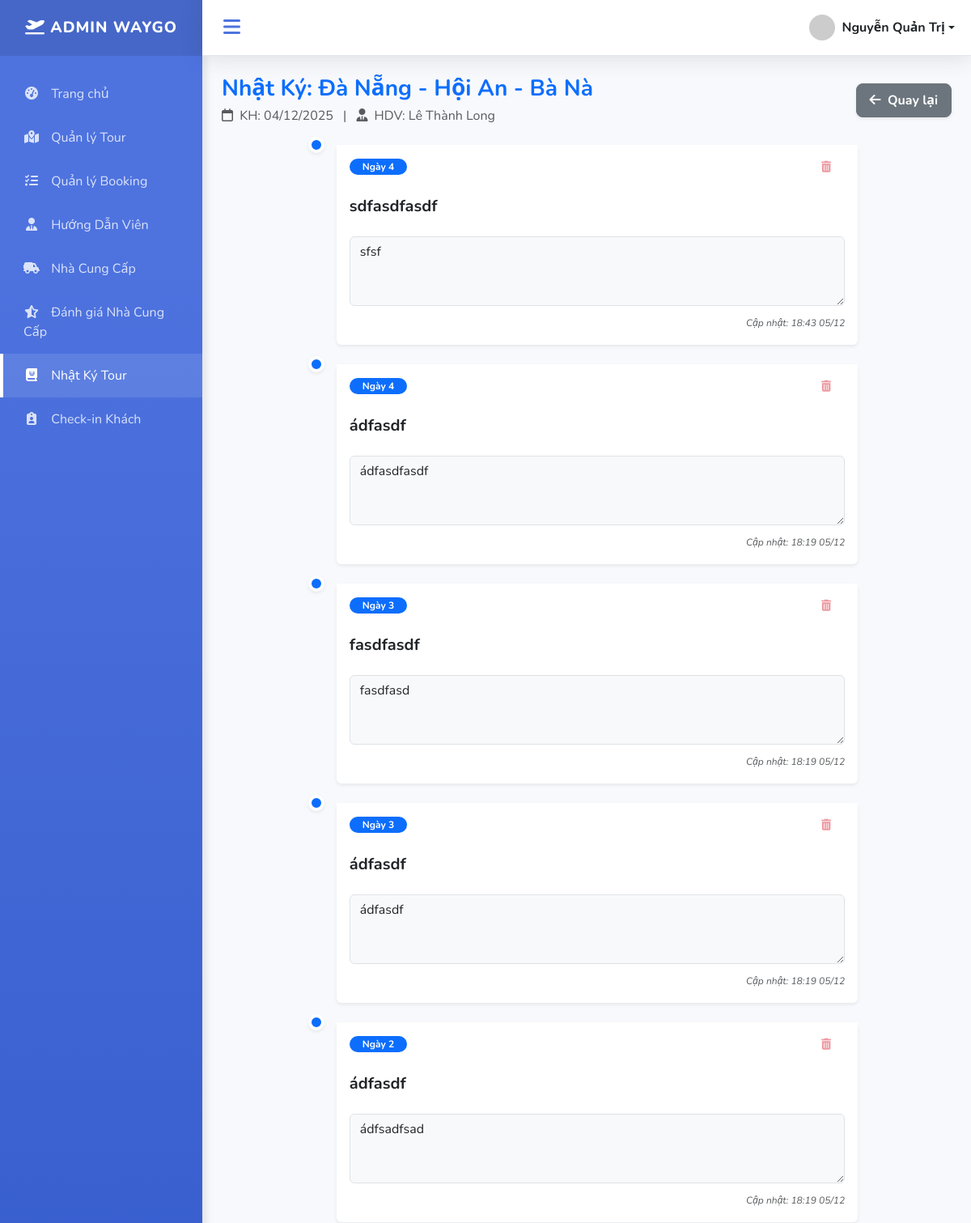
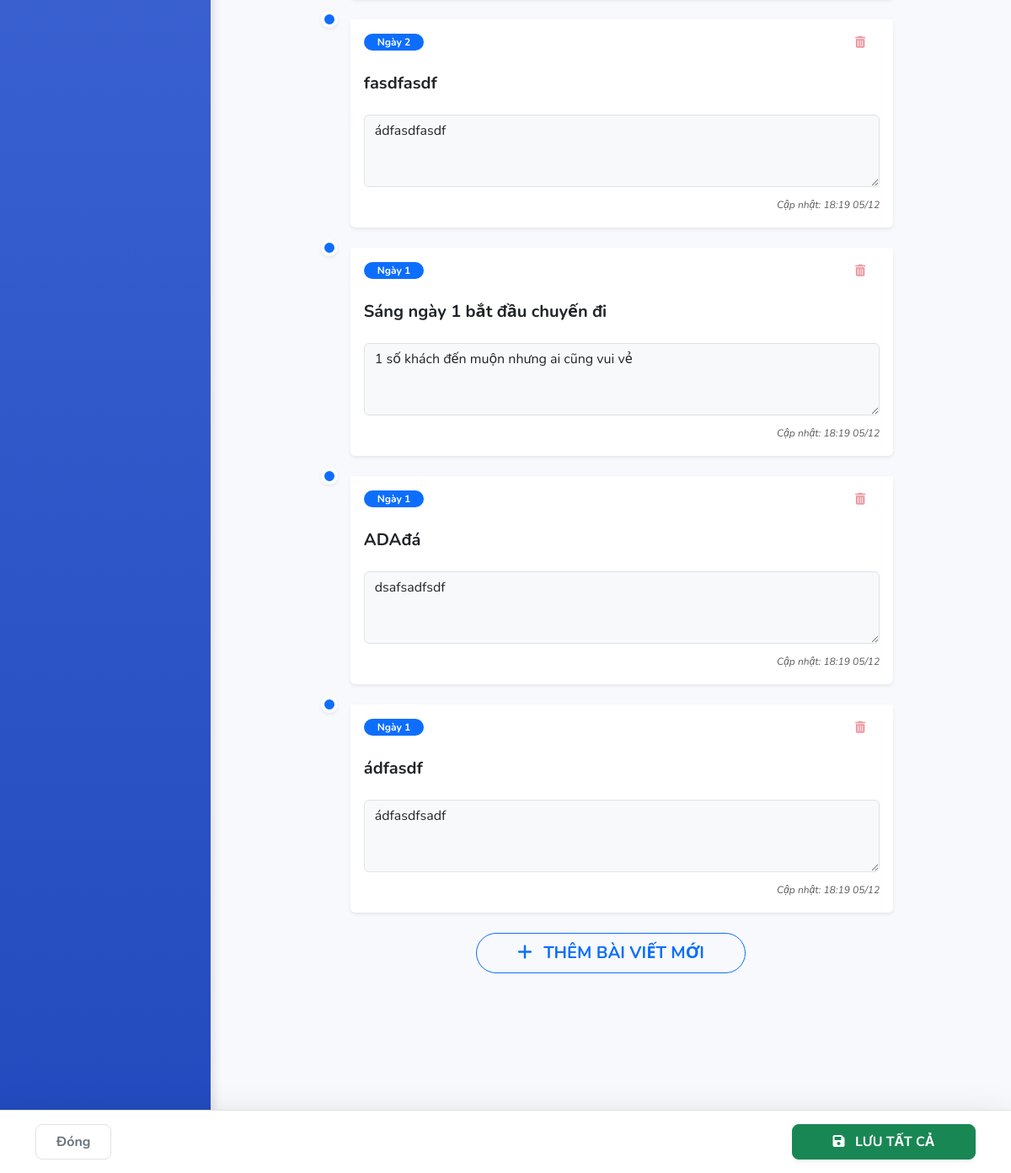
The page /index.php?action=diary_manage&booking_id=14 (signed in) on the database its author committed (2 pictures, top to bottom).
### tables this page shows
CREATE TABLE `bookings` (
  `id` int NOT NULL,
  `tour_id` int NOT NULL,
  `hdv_id` int DEFAULT NULL,
  `customer_name` varchar(255) DEFAULT NULL,
  `customer_phone` varchar(20) DEFAULT NULL,
  `phuong_tien` varchar(100) DEFAULT NULL,
  `ngay_khoi_hanh` date DEFAULT NULL,
  `so_luong` int DEFAULT NULL,
  `tong_tien` decimal(12,2) DEFAULT NULL,
  `status` enum('Chờ xử lý','Đã cọc','Hoàn tất','Hủy') DEFAULT 'Chờ xử lý',
  `created_at` timestamp NULL DEFAULT CURRENT_TIMESTAMP,
  `created_by` int DEFAULT NULL,
  `approved_by` int DEFAULT NULL,
  `approved_at` datetime DEFAULT NULL,
  `hotel_supplier_id` int DEFAULT NULL,
  `restaurant_supplier_id` int DEFAULT NULL,
  `chi_phi_phat_sinh` decimal(12,2) DEFAULT '0.00',
  `ly_do_phat_sinh` text,
  `tien_da_coc` decimal(12,2) DEFAULT '0.00'
);

CREATE TABLE `tours` (
  `id` int NOT NULL,
  `ten_tour` varchar(255) NOT NULL,
  `loai_tour` enum('Trong nước','Quốc tế','Theo yêu cầu') NOT NULL,
  `dia_diem` varchar(255) NOT NULL,
  `thoi_gian` varchar(100) DEFAULT NULL,
  `gia_tour` decimal(12,2) DEFAULT NULL,
  `mo_ta` text,
  `ngay_khoi_hanh` date DEFAULT NULL,
  `phuong_tien` varchar(100) DEFAULT NULL,
  `so_nguoi_toi_da` int DEFAULT NULL,
  `status` enum('Hoạt động','Đang tạm dừng','Hủy') DEFAULT 'Hoạt động'
);

CREATE TABLE `huong_dan_viens` (
  `id` int NOT NULL,
  `ho_ten` varchar(255) NOT NULL,
  `avatar` varchar(255) DEFAULT NULL,
  `ngay_sinh` date DEFAULT NULL,
  `so_dien_thoai` varchar(20) DEFAULT NULL,
  `email` varchar(100) DEFAULT NULL,
  `chung_chi` varchar(255) DEFAULT NULL,
  `ngon_ngu` varchar(100) DEFAULT NULL,
  `kinh_nghiem_nam` int DEFAULT NULL,
  `loai_hdv` enum('Nội địa','Quốc tế') DEFAULT NULL,
  `suc_khoe` varchar(50) DEFAULT NULL,
  `danh_gia` varchar(255) DEFAULT NULL
);

CREATE TABLE `tour_diaries` (
  `id` int NOT NULL,
  `booking_id` int NOT NULL,
  `ngay_thu` int NOT NULL COMMENT 'Ngày thứ mấy trong tour',
  `tieu_de` varchar(255) NOT NULL COMMENT 'Tiêu đề nhật ký',
  `noi_dung` text NOT NULL COMMENT 'Nội dung chi tiết',
  `created_at` timestamp NULL DEFAULT CURRENT_TIMESTAMP,
  `updated_at` timestamp NULL DEFAULT CURRENT_TIMESTAMP ON UPDATE CURRENT_TIMESTAMP
);

### controllers/TourDiaryController.php (called while the page is built, shortened)
<?php
class TourDiaryController {
    private $model;
    public function __construct() {
        $this->model = new TourDiaryModel();
    }
    public function manageDiary() {
        $booking_id = $_REQUEST['booking_id'] ?? 0;
        $data = $this->model->getBookingWithDiaries($booking_id);
        include PATH_VIEW . 'admin/tour_diaries/form.php';
    }
}

### index.php (called while the page is built, shortened)
<?php
spl_autoload_register(function ($class) {
    $fileName = "$class.php";
    $fileModel              = PATH_MODEL . $fileName;
});
require_once './routes/index.php';

### models/BaseModel.php (called while the page is built, shortened)
<?php
class BaseModel
{
    public function __construct()
    {
        $dsn = sprintf('mysql:host=%s;port=%s;dbname=%s;charset=utf8', DB_HOST, DB_PORT, DB_NAME);
        try {
            $this->pdo = new PDO($dsn, DB_USERNAME, DB_PASSWORD, DB_OPTIONS);
        } catch (PDOException $e) {
            die("Kết nối cơ sở dữ liệu thất bại: {$e->getMessage()}. Vui lòng thử lại sau.");
        }
    }
}

### models/TourDiaryModel.php (called while the page is built, shortened)
<?php
require_once "BaseModel.php";
class TourDiaryModel extends BaseModel {
    public function getBookingWithDiaries($booking_id) {
        $sqlTour = "SELECT b.*, t.ten_tour, t.thoi_gian, h.ho_ten as hdv_name
                    FROM bookings b
                    JOIN tours t ON b.tour_id = t.id
                    LEFT JOIN huong_dan_viens h ON b.hdv_id = h.id
                    WHERE b.id = ?";
        $stmt = $this->pdo->prepare($sqlTour);
        $stmt->execute([$booking_id]);
        $booking = $stmt->fetch(PDO::FETCH_ASSOC);
        if ($booking) {
            $sqlDiaries = "SELECT * FROM tour_diaries WHERE booking_id = ? ORDER BY ngay_thu DESC, created_at DESC";
            $stmtD = $this->pdo->prepare($sqlDiaries);
            $stmtD->execute([$booking_id]);
            $booking['diaries'] = $stmtD->fetchAll(PDO::FETCH_ASSOC);
            $stmtCount = $this->pdo->prepare("SELECT COUNT(*) FROM tour_schedule_days WHERE tour_id = ?");
            $stmtCount->execute([$booking['tour_id']]);
            $booking['max_days'] = $stmtCount->fetchColumn();
        }
        return $booking;
    }
}

### views/admin/tour_diaries/form.php (the view, shortened to what this page needs)
<?php include PATH_VIEW . 'layouts/header.php';
?>
<div class="d-flex justify-content-between align-items-center mb-4">
    <div>
        <h3 class="fw-bold text-primary mb-1">Nhật Ký: <?= htmlspecialchars($data['ten_tour']) ?></h3>
        <p class="text-muted mb-0">
            <i class="fa-regular fa-calendar me-1"></i> KH: <?= date('d/m/Y', strtotime($data['ngay_khoi_hanh'])) ?>
            <span class="mx-2">|</span>
            <i class="fa-solid fa-user-tie me-1"></i> HDV: <?= $data['hdv_name'] ?: 'Chưa có' ?>
        </p>
    </div>
    <a href="index.php?action=diary_list" class="btn btn-secondary shadow-sm fw-bold"><i class="fa-solid fa-arrow-left me-1"></i> Quay lại</a>
</div>
<form method="POST" id="diaryForm" class="pb-5">
    <div class="row justify-content-center">
        <div class="col-lg-9">
            <div id="diary-container" class="position-relative ps-4 border-start border-2 border-light">
                <?php if(!empty($data['diaries'])): ?>
                    <?php foreach($data['diaries'] as $d): ?>
                        <div class="card mb-4 diary-item shadow-sm border-0 position-relative" data-id="<?= $d['id'] ?>">
                            <div class="position-absolute top-0 start-0 translate-middle rounded-circle bg-primary border border-4 border-white shadow-sm" style="width: 20px; height: 20px; left: -25px !important;"></div>
                            <div class="card-header bg-white py-2 d-flex justify-content-between align-items-center border-bottom-0">
                                <span class="badge bg-primary rounded-pill px-3">Ngày <?= $d['ngay_thu'] ?></span>
                                <button type="button" class="btn btn-sm text-danger opacity-50 hover-opacity-100" onclick="deleteDiary(this, <?= $d['id'] ?>)" title="Xóa bài này"><i class="fa-solid fa-trash-can"></i></button>
                            </div>
                            <div class="card-body pt-0">
                                <div class="row g-2">
                                    <div class="col-12 mb-2">
                                        <input type="text" name="diaries[<?= $d['id'] ?>][tieu_de]" class="form-control fw-bold border-0 px-0 fs-5 text-dark" value="<?= htmlspecialchars($d['tieu_de']) ?>" placeholder="Tiêu đề..." style="box-shadow: none;">
                                    </div>
                                    <div class="col-12">
                                        <textarea name="diaries[<?= $d['id'] ?>][noi_dung]" class="form-control bg-light" rows="3" placeholder="Nội dung..."><?= htmlspecialchars($d['noi_dung']) ?></textarea>
                                    </div>
                                </div>
                                <div class="text-end mt-2">
                                    <small class="text-muted fst-italic" style="font-size: 0.75rem;">Cập nhật: <?= date('H:i d/m', strtotime($d['created_at'])) ?></small>
                                </div>
                            </div>
                        </div>
                    <?php endforeach; ?>
                <?php endif; ?>
            </div>
            <div class="text-center mt-4 mb-5">
                <button type="button" class="btn btn-outline-primary btn-lg border-dashed rounded-pill px-5 fw-bold" onclick="addDiary()">
                    <i class="fa-solid fa-plus me-2"></i> THÊM BÀI VIẾT MỚI
                </button>
            </div>
        </div>
    </div>
    <div class="fixed-bottom bg-white border-top py-3 shadow-lg" style="z-index: 1020;">
        <div class="container d-flex justify-content-between align-items-center">
            <a href="index.php?action=diary_list" class="btn btn-white border fw-bold text-secondary px-4">Đóng</a>
            <button type="submit" class="btn btn-success fw-bold text-white px-5 py-2 shadow-sm text-uppercase">
                <i class="fa-solid fa-floppy-disk me-2"></i> Lưu Tất Cả
            </button>
        </div>
    </div>
    <div style="height: 60px;"></div>
</form>
<?php include PATH_VIEW . 'layouts/footer.php'; ?>

### assets/css/dashboard.css (style rules this page uses)
:root { --primary-color: #4e73df; --secondary-color: #858796; --success-color: #1cc88a; --info-color: #36b9cc; --warning-color: #f6c23e; --danger-color: #e74a3b; --dark-bg: #222e3c; --light-bg: #f8f9fc; --sidebar-width: 250px; --sidebar-collapsed-width: 70px; --transition-speed: 0.3s; }
body { background-color: var(--light-bg); font-family: 'Nunito', 'Segoe UI', sans-serif; overflow-x: hidden; }
.btn { border-radius: 8px; padding: 8px 16px; font-weight: 600; transition: all 0.3s; }

### rows shown on the page
bookings: tour.ten_tour "Đà Nẵng - Hội An - Bà Nà", tour+ngay_khoi_hanh "04/12/2025", hdv.ho_ten "Lê Thành Long"
tour_diaries: ngay_thu "4", tieu_de "sdfasdfasdf", id+noi_dung "sfsf", created_at "18:43 05/12"
tour_diaries: ngay_thu "4", tieu_de "ádfasdf", id+noi_dung "ádfasdfasdf", created_at "18:19 05/12"
tour_diaries: ngay_thu "3", tieu_de "fasdfasdf", id+noi_dung "fasdfasd", created_at "18:19 05/12"
tour_diaries: ngay_thu "3", tieu_de "ádfasdf", id+noi_dung "ádfasdf", created_at "18:19 05/12"
tour_diaries: ngay_thu "2", tieu_de "ádfasdf", id+noi_dung "ádfsadfsad", created_at "18:19 05/12"
tour_diaries: ngay_thu "2", tieu_de "fasdfasdf", id+noi_dung "ádfasdfasdf", created_at "18:19 05/12"
tour_diaries: ngay_thu "1", tieu_de "Sáng ngày 1 bắt đầu chuyến đi", id+noi_dung "1 số khách đến muộn nhưng ai cũng vui vẻ", created_at "18:19 05/12"
tour_diaries: ngay_thu "1", tieu_de "ADAđá", id+noi_dung "dsafsadfsdf", created_at "18:19 05/12"
tour_diaries: ngay_thu "1", tieu_de "ádfasdf", id+noi_dung "ádfasdfsadf", created_at "18:19 05/12"

### other values the page prints
$_SESSION['user_name'] "Nguyễn Quản Trị"
